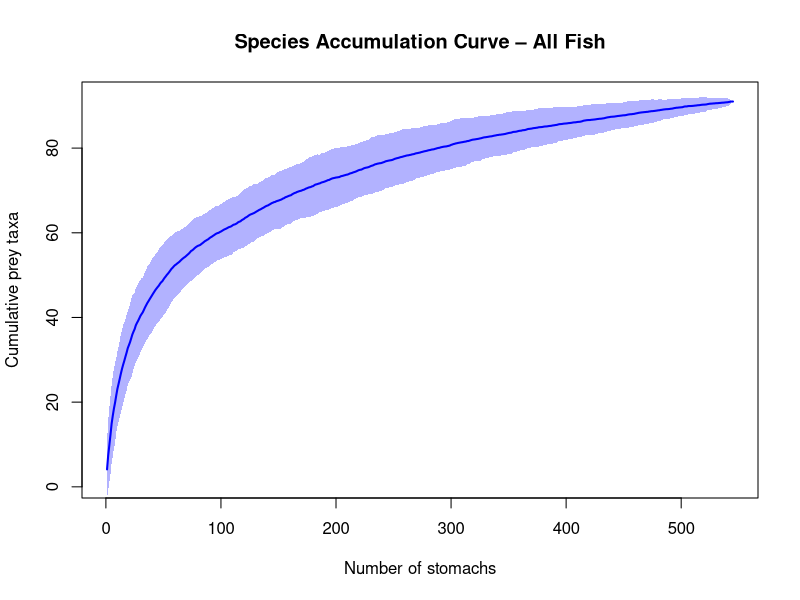
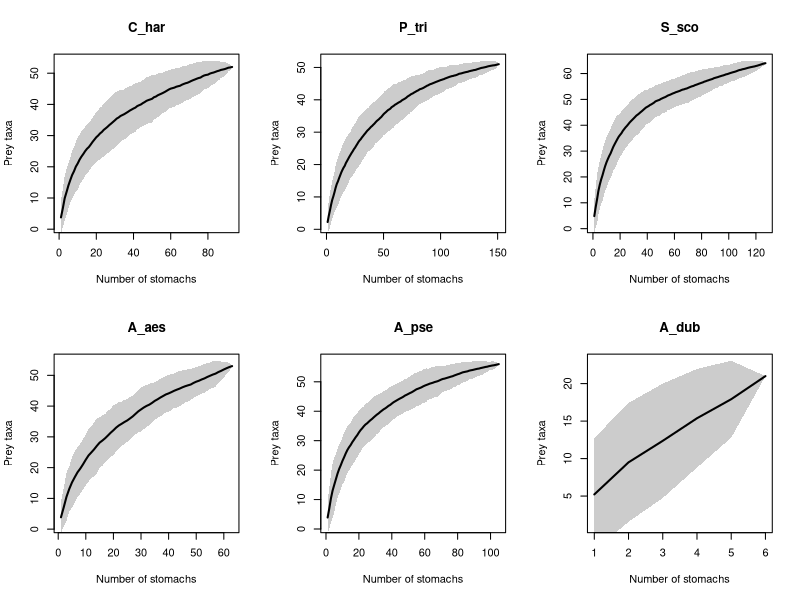
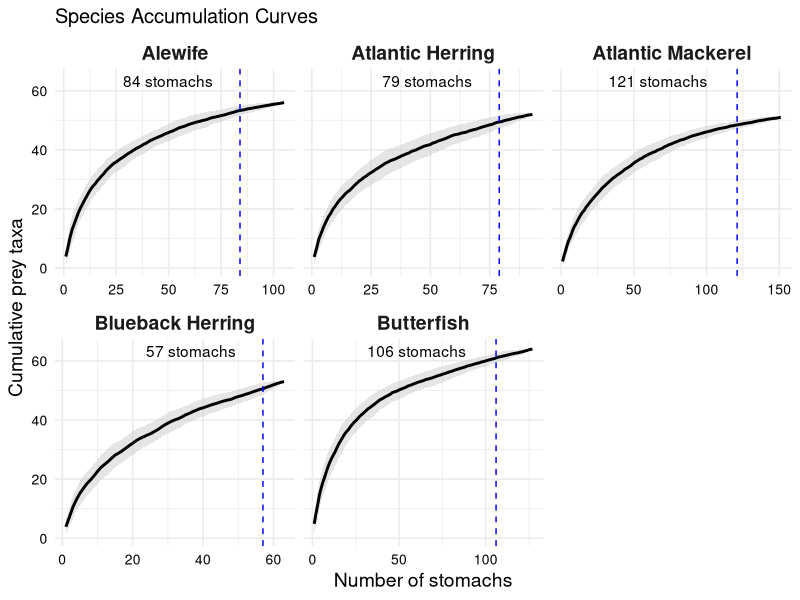
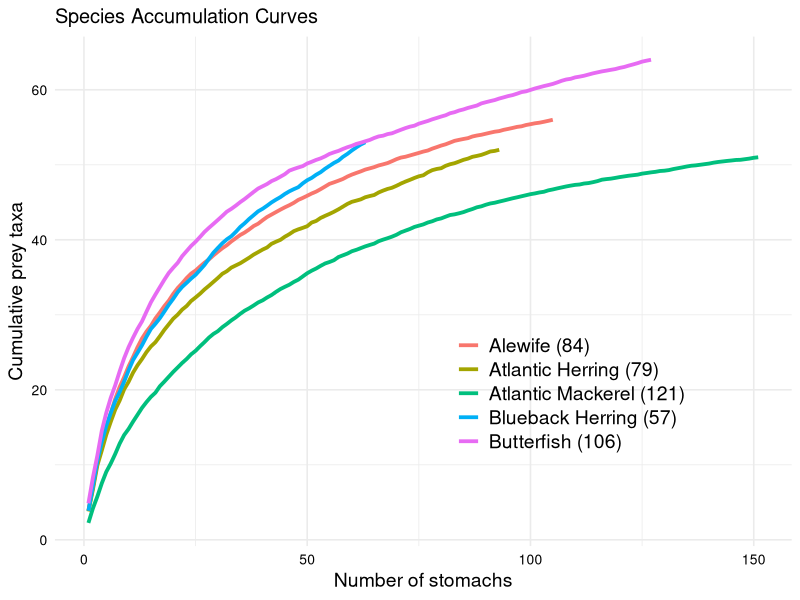

Write the R code that produced these figures, in order.
################################################################################
#############          FORAGE FISH DIETS           #############################
#############             FEB-2025                 #############################
## by: Alexandra Cabanelas
# looking at fish diet trends of fish already processed by J Suca et al
# data is from https://portal.edirepository.org/nis/mapbrowse?packageid=knb-lter-nes.2.3 

#Glancy, S.G., J.J. Suca, and J.K. Llopiz. 2022. Diet composition for small 
##pelagic fishes across the Northeast U.S. Continental Shelf for NES-LTER, 
##ongoing since 2013 ver 3. Environmental Data Initiative. 
##https://doi.org/10.6073/pasta/e48fef01a8bb7ae3c443d57de83bed2e 

#Concat_Count_EDI = prey counts
#Concat_Meas_EDI = prey measurements 

#### ------------------------------------------ #####
#            Packages -----
#### ------------------------------------------ #####
library(tidyverse)
library(vegan)

#### ------------------------------------------ #####
#            Data -----
#### ------------------------------------------ #####
diets <- read.csv(file.path("raw","Concat_Count_EDI.csv"))

#### ------------------------------------------ #####
#            Tidy -----
#### ------------------------------------------ #####
# P_tri typo
diets <- diets %>%
  mutate(FishSpecies = ifelse(FishSpecies == "p_tri", "P_tri", FishSpecies))

# create unique stomach ID
diets <- diets %>%
  mutate(stomach_id = paste(cruise, station, FishSpecies, FishNum, sep = "_"))

# remove missing, "Other", "-9999", and other bad values
clean_diets <- diets %>%
  filter(!is.na(scientificName_preyTaxon)) %>%
  filter(!scientificName_preyTaxon %in% c("-9999", "Other", "Unknown", "Empty", "UnknownOther", "Animalia"))

# scientificName_preyTaxon 
presence_matrix <- clean_diets %>%
  distinct(stomach_id, scientificName_preyTaxon) %>%
  mutate(present = 1) %>%
  pivot_wider(names_from = scientificName_preyTaxon, 
              values_from = present, 
              values_fill = 0) %>%
  column_to_rownames("stomach_id")

#### ------------------------------------------ #####
#            Species accumulation curve -----
#### ------------------------------------------ #####
accum_curve <- specaccum(presence_matrix, method = "random")

# Plot all fish species together
par(mfrow = c(1, 1)) 
plot(accum_curve, ci.type = "polygon", col = "blue", lwd = 2,
     ci.lty = 0, ci.col = rgb(0, 0, 1, 0.3),
     xlab = "Number of stomachs", ylab = "Cumulative prey taxa",
     main = "Species Accumulation Curve – All Fish")

# Plot all fish separately
unique_species <- unique(clean_diets$FishSpecies)
accum_list <- list()

par(mfrow = c(2, 3)) 
for (sp in unique_species) {
  sub_df <- clean_diets %>%
    filter(FishSpecies == sp) %>%
    distinct(stomach_id, scientificName_preyTaxon) %>%
    mutate(present = 1) %>%
    pivot_wider(names_from = scientificName_preyTaxon, 
                values_from = present, 
                values_fill = 0) %>%
    column_to_rownames("stomach_id")
  
  if (nrow(sub_df) > 1) {
    acc <- specaccum(sub_df, method = "random")
    accum_list[[sp]] <- acc
    plot(acc, ci.type = "polygon", col = "black", lwd = 2,
         ci.lty = 0, ci.col = rgb(0, 0, 0, 0.2),
         main = sp, xlab = "Number of stomachs", ylab = "Prey taxa")
  }
}

# --- Function to find when curve reaches 95% of max ---
estimate_plateau <- function(accum_obj, threshold = 0.95) {
  max_rich <- max(accum_obj$richness)
  plateau_level <- max_rich * threshold
  idx <- which(accum_obj$richness >= plateau_level)[1]
  
  tibble(
    stomachs_needed = accum_obj$sites[idx],
    richness_reached = accum_obj$richness[idx],
    max_richness = max_rich
  )
}

# --- Function to check if curve has likely plateaued ---
check_plateau <- function(acc) {
  last_vals <- tail(acc$richness, 5)
  diffs <- diff(last_vals)
  mean_slope <- mean(diffs)
  mean_slope < 0.5  # adjust threshold if needed
}

# --- Function to fit asymptotic model ---
fit_model_safe <- safely(function(acc) {
  fitspecaccum(acc, model = "arrhenius") # or "gompertz", "michaelis"
})

# --- Apply to all species ---
plateau_df <- map_dfr(accum_list, estimate_plateau, .id = "FishSpecies")
plateau_df$plateau_reached <- map_lgl(accum_list, check_plateau)

fit_models <- map(accum_list, fit_model_safe)

plateau_df$asymptotic_richness <- map_dbl(fit_models, ~{
  if (!is.null(.x$result)) {
    coef(.x$result)["Asym"]
  } else {
    NA_real_
  }
})

print(plateau_df)


#### ------------------------------------------ #####
#            Final plot -----
#### ------------------------------------------ #####

# filter out A_dub 
plot_species <- plateau_df %>%
  filter(FishSpecies != "A_dub")

# long format with CIs
accum_df <- map2_dfr(
  .x = accum_list[plot_species$FishSpecies],
  .y = names(accum_list[plot_species$FishSpecies]),
  ~ tibble(
    FishSpecies = .y,
    stomachs = .x$sites,
    richness = .x$richness,
    sd = .x$sd,
    lower = .x$richness - .x$sd,
    upper = .x$richness + .x$sd
  )
)

accum_df <- left_join(accum_df, plot_species, by = "FishSpecies")

common_names <- c(
  C_har = "Atlantic Herring",
  P_tri = "Atlantic Mackerel",
  S_sco = "Butterfish",
  A_aes = "Blueback Herring",
  A_pse = "Alewife"
)

accum_df <- accum_df %>%
  filter(FishSpecies %in% names(common_names)) %>%
  mutate(FishCommon = common_names[FishSpecies])

text_labels <- distinct(accum_df, FishSpecies, FishCommon, stomachs_needed)

# Plot
(sp_curve_all <- ggplot(accum_df, aes(x = stomachs, y = richness)) +
  geom_ribbon(aes(ymin = lower, ymax = upper), 
              fill = "gray80", alpha = 0.5) +
  geom_line(color = "black", linewidth = 1) +
  facet_wrap(~FishCommon, scales = "free_x") + #
  geom_vline(aes(xintercept = stomachs_needed), 
             linetype = "dashed", color = "blue") +
  geom_text(data = text_labels,
            aes(x = stomachs_needed, y = Inf, 
                label = paste0(stomachs_needed, " stomachs")),
           # number of stomachs required to reach 95% of the max observed prey richness
             vjust = 1.5, hjust = 1.3, color = "black", size = 3.9) +
  labs(x = "Number of stomachs", y = "Cumulative prey taxa",
       title = "Species Accumulation Curves") +
  theme_minimal(base_size = 12) +
  theme(strip.text = element_text(face = "bold", size = 14),
        axis.text = element_text(color = "black", size = 10),
        axis.title = element_text(size = 14))
)

#ggsave("sp_accum_curves_allspecies.png", plot = sp_curve_all, width = 10, height = 6, dpi = 300, bg = "white", units = "in")

# Plot v2
accum_df <- accum_df %>%
  mutate(FishLabel = paste0(FishCommon, " (", stomachs_needed, ")"))

text_labels <- text_labels %>%
  mutate(FishLabel = paste0(FishCommon, " (", stomachs_needed, ")"))

(sp_curve_all_onepanel <- ggplot(accum_df, aes(x = stomachs, y = richness, color = FishLabel)) +
  geom_line(linewidth = 1.3) +
  labs(x = "Number of stomachs", y = "Cumulative prey taxa",
       title = "Species Accumulation Curves") +
  theme_minimal(base_size = 12) +
  theme(legend.title = element_blank(),
        legend.position = c(0.7, 0.3),
        legend.text = element_text(size = 14),
        axis.text = element_text(color = "black", size = 10),
        axis.title = element_text(size = 14))
)

#ggsave("sp_accum_curves_allspecies_onepanel.png", plot = sp_curve_all_onepanel, width = 10, height = 6, dpi = 300, bg = "white", units = "in")

# due to uneven sampling sizes
# can compare prey richness across species at the same sample size by...
# rarefaction

# Create list of prey matrices per fish species
prey_matrices <- list()

for (sp in unique(clean_diets$FishSpecies)) {
  mat <- clean_diets %>%
    filter(FishSpecies == sp) %>%
    distinct(stomach_id, scientificName_preyTaxon) %>%
    mutate(present = 1) %>%
    pivot_wider(names_from = scientificName_preyTaxon, 
                values_from = present, values_fill = 0) %>%
    column_to_rownames("stomach_id")
  
  if (nrow(mat) >= 50) {  # Only keep if enough stomachs to rarefy
    prey_matrices[[sp]] <- mat
  }
}

# rarefy to 50 stomachs per species
rarefied <- map_dbl(prey_matrices, ~ {
  row_sums <- rowSums(.x)
  rarefy(row_sums, sample = 50)
})

rarefied
# these values are the expected number of unique prey taxa (i.e., prey richness)
# you’d observe if you randomly sampled exactly 50 stomachs from each species


# Number of stomachs processed 
sample_table <- diets %>%
  group_by(FishSpecies) %>%
  summarise(
    total_stomachs = n_distinct(stomach_id),
    non_empty_stomachs = n_distinct(stomach_id[!is.na(scientificName_preyTaxon)]),
    .groups = "drop"
  ) %>%
  mutate(
    FishCommon = common_names[FishSpecies],
    pct_empty = 100 * (1 - non_empty_stomachs / total_stomachs)
  ) %>%
  select(FishSpecies, FishCommon, total_stomachs, non_empty_stomachs, pct_empty)

library(knitr)

kable(sample_table, format = "markdown")

